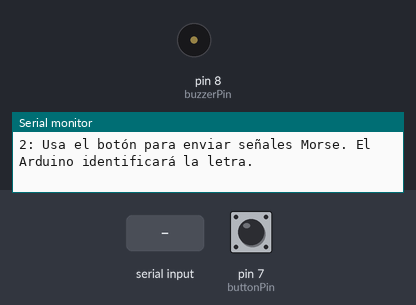
Simulated run of this sketch. Board: Arduino Uno, built with avr-gcc and run on an emulated ATmega328P. On the bench: buzzer (waves = sounding), the last lines printed to the serial monitor. The inputs (shaded band) are chosen by the test bench; at power-on: pin 7 (buttonPin) HIGH.

Above: at 1.3 s.
1.4 s: "1\n" received over Serial
2.9 s: "2\n" received over Serial
At 4.1 s:
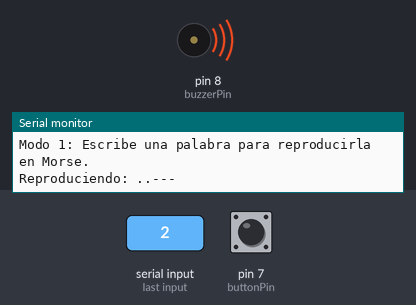
5.9 s: ".\n" received over Serial
8.3 s: "2\n" received over Serial
10.8 s: "-\n" received over Serial
Timing chart, 0 to 13.3 s (numbered marks = the images above; inputs shaded):
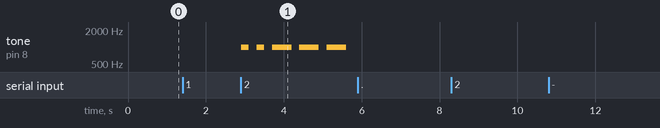

The sketch:

main.ino
```cpp
// Pines
const int buttonPin = 7; // Pin del botón
const int buzzerPin = 8; // Pin del buzzer

// Variables
String morseInput = "";   // Almacena las señales Morse del botón
unsigned long pressStartTime = 0; // Tiempo de inicio de una pulsación
unsigned long releaseStartTime = 0; // Tiempo de inicio al soltar el botón
bool buttonState = LOW;    // Estado actual del botón
bool lastButtonState = LOW; // Estado anterior del botón

// Definición del código Morse
char morseChars[] = "ABCDEFGHIJKLMNOPQRSTUVWXYZ0123456789";
String morseCode[] = {
  ".-", "-...", "-.-.", "-..", ".", "..-.", "--.", "....", "..", ".---", "-.-", ".-..", "--", "-.", "---", ".--.", "--.-", ".-.", "...", "-", "..-", "...-", ".--", "-..-", "-.--", "--..", // A-Z
  "-----", ".----", "..---", "...--", "....-", ".....", "-....", "--...", "---..", "----." // 0-9
};

// Función para convertir texto a Morse
String textToMorse(String text) {
  String morse = "";
  text.toUpperCase(); // Convertir texto a mayúsculas
  for (int i = 0; i < text.length(); i++) {
    char c = text[i];
    for (int j = 0; j < sizeof(morseChars) - 1; j++) {
      if (c == morseChars[j]) {
        morse += morseCode[j] + " ";
        break;
      }
    }
  }
  return morse;
}

// Función para convertir Morse a texto
char morseToChar(String morse) {
  for (int i = 0; i < sizeof(morseChars) - 1; i++) {
    if (morseCode[i] == morse) {
      return morseChars[i];
    }
  }
  return '?'; // Retornar '?' si no encuentra coincidencia
}

// Función para reproducir código Morse con el buzzer
void playMorse(String morse) {
  for (int i = 0; i < morse.length(); i++) {
    if (morse[i] == '.') {
      tone(buzzerPin, 1000); // Emitir tono (punto)
      delay(200);
      noTone(buzzerPin);     // Detener el tono
      delay(200);
    } else if (morse[i] == '-') {
      tone(buzzerPin, 1000); // Emitir tono (guion)
      delay(500);
      noTone(buzzerPin);     // Detener el tono
      delay(200);
    } else if (morse[i] == ' ') {
      delay(1000); // Pausa entre letras
    }
  }
  noTone(buzzerPin); // Asegurarse de que el buzzer esté apagado
}

void setup() {
  pinMode(buttonPin, INPUT_PULLUP); // Configurar el botón como entrada con resistencia pull-up
  pinMode(buzzerPin, OUTPUT);      // Configurar el buzzer como salida
  noTone(buzzerPin);               // Asegurarse de que el buzzer inicie apagado
  Serial.begin(9600);             // Iniciar comunicación serial
  Serial.println("Selecciona un modo:");
  Serial.println("1: Escribe una palabra en el Monitor Serial para que el buzzer la reproduzca en Morse.");
  Serial.println("2: Usa el botón para enviar señales Morse. El Arduino identificará la letra.");
}

void loop() {
  // Verifica si hay entrada en el Monitor Serial
  if (Serial.available() > 0) {
    String input = Serial.readStringUntil('\n'); // Leer la entrada
    input.trim(); // Eliminar espacios adicionales
    if (input == "1") {
      Serial.println("Modo 1: Escribe una palabra para reproducirla en Morse.");
      while (!Serial.available());
      String word = Serial.readStringUntil('\n');
      word.trim();
      String morse = textToMorse(word);
      Serial.print("Reproduciendo: ");
      Serial.println(morse);
      playMorse(morse);
    } else if (input == "2") {
      Serial.println("Modo 2: Usa el botón para enviar señales Morse.");
      while (true) {
        buttonState = digitalRead(buttonPin); // Leer el estado del botón

        if (buttonState == LOW && lastButtonState == HIGH) {
          // Inicia una pulsación
          pressStartTime = millis();
          releaseStartTime = 0;
        } else if (buttonState == HIGH && lastButtonState == LOW) {
          // Termina una pulsación
          unsigned long pressDuration = millis() - pressStartTime;
          if (pressDuration < 300) {
            morseInput += "."; // Punto
          } else {
            morseInput += "-"; // Guion
          }
          releaseStartTime = millis();
        }

        // Detectar una pausa larga para finalizar una letra
        if (releaseStartTime > 0 && millis() - releaseStartTime > 1000 && morseInput.length() > 0) {
          char decodedChar = morseToChar(morseInput);
          Serial.print("Letra recibida: ");
          Serial.println(decodedChar);
          morseInput = ""; // Reiniciar el almacenamiento del código Morse
          releaseStartTime = 0;
        }

        lastButtonState = buttonState; // Actualizar el estado del botón

        // Salir del modo 2 si se escribe algo en el Monitor Serial
        if (Serial.available() > 0) {
          Serial.readStringUntil('\n'); // Limpiar buffer
          Serial.println("Saliendo del Modo 2.");
          break;
        }
      }
    } else {
      Serial.println("Modo no válido. Escribe 1 o 2.");
    }
  }
}
```

Measured:
- after the input at 2.9 s, tone on pin 8 (buzzerPin): goes 1000 Hz 0.20 s, silent 0.20 s, 1000 Hz 0.20 s, 3 × (silent 0.20 s, 1000 Hz 0.50 s), then silent, starting at once
